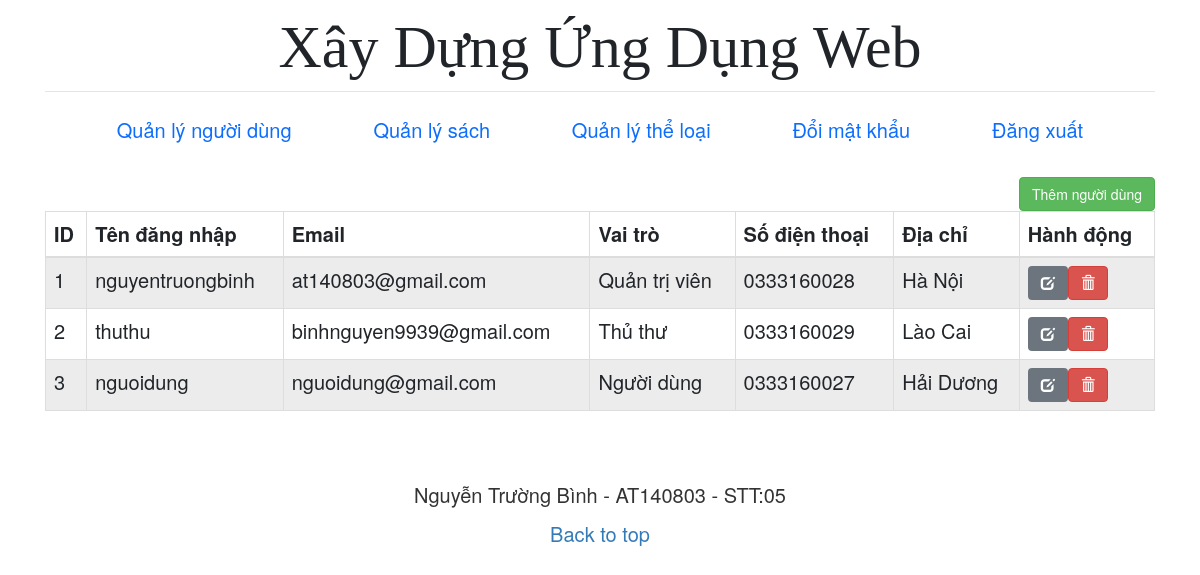
Page /users/index.php (signed in) on the earlier database version.
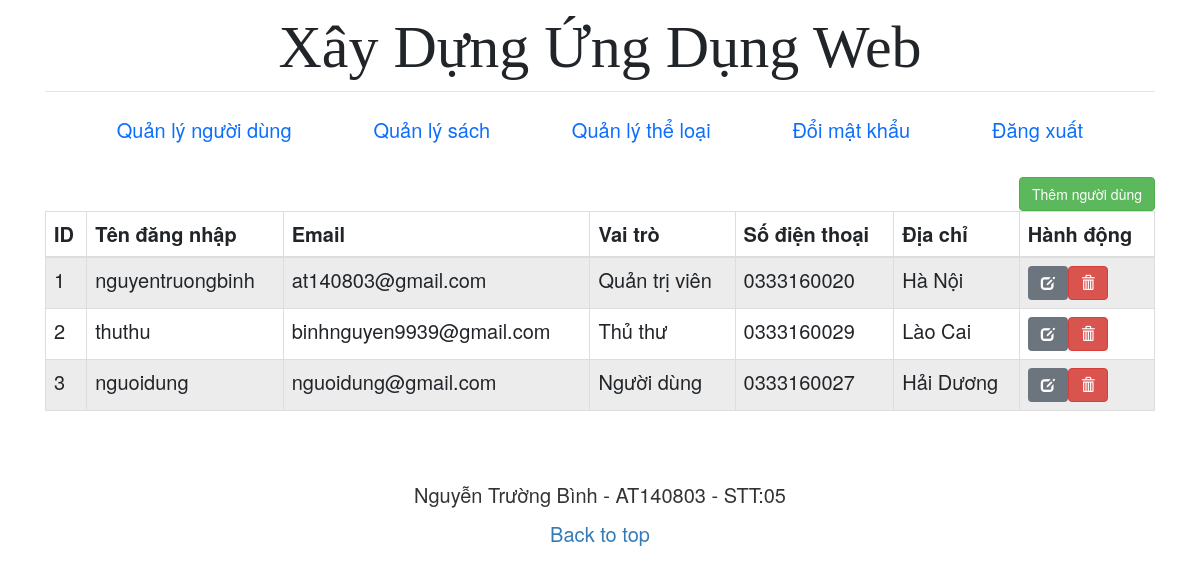
Same page on the later database version.
### tables this page shows
CREATE TABLE `users` (
  `id` int(11) NOT NULL,
  `role_id` int(11) NOT NULL DEFAULT 3,
  `username` varchar(50) NOT NULL,
  `email` varchar(50) NOT NULL,
  `password` varchar(50) NOT NULL,
  `phone` text NOT NULL,
  `address` text NOT NULL
);

### checkPermission.php (called while the page is built)
<?php
    function checkPermission($conn, $role_id, $permission_id){
        $sql ="SELECT * FROM roles_permissions
        LEFT JOIN users ON users.role_id = roles_permissions.role_id
        WHERE users.role_id = $role_id
        AND roles_permissions.perm_id = $permission_id";
        $result = mysqli_query($conn, $sql);
        $rows = mysqli_num_rows($result);
        if ($rows == 0) {
            return false;
        } else {
            return true;
        };
    }

### users/index.php (the view, shortened to what this page needs)
<?php include "../includes/header.php"; ?>
<?php
require_once("../libs/connection.php");
require_once("../checkPermission.php");
if (checkPermission($conn, $_SESSION['role_id'], 4)) {
?>
  <main class="container">
    <a href="create.php" class="btn btn-success pull-right">Thêm người dùng</a>
    <?php
    $sql = "SELECT * FROM users";
    if ($result = mysqli_query($conn, $sql)) {
      if (mysqli_num_rows($result) > 0) {
        echo "<table class='table table-bordered table-striped'>";
        echo "<thead>";
        echo "<tr>";
        echo "<th>ID</th>";
        echo "<th>Tên đăng nhập</th>";
        echo "<th>Email</th>";
        echo "<th>Vai trò</th>";
        echo "<th>Số điện thoại</th>";
        echo "<th>Địa chỉ</th>";
        echo "<th>Hành động</th>";
        echo "</tr>";
        echo "</thead>";
        echo "<tbody>";
        $i=1;
        while ($row = mysqli_fetch_array($result)) {
          echo "<tr>";
          echo "<td>" . $i++ . "</td>";
          echo "<td>" . $row['username'] . "</td>";
          echo "<td>" . $row['email'] . "</td>";
          if ($row['role_id'] == 1) {
            echo "<td> Quản trị viên </td>";
          } elseif ($row['role_id'] == 2) {
            echo "<td> Thủ thư </td>";
          } else {
            echo "<td> Người dùng </td>";
          }
          echo "<td>" . $row['phone'] . "</td>";
          echo "<td>" . $row['address'] . "</td>";
          echo "<td>";
          echo "<a href='edit.php?id=" . $row['id'] . "' class='btn btn-secondary'><span class='glyphicon glyphicon-edit'></span></a>";
          echo "<a href='delete.php?id=" . $row['id'] . "' class='btn btn-danger'><span class='glyphicon glyphicon-trash'></span></a>";
          echo "</td>";
          echo "</tr>";
        }
        echo "</tbody>";
        echo "</table>";
      } else {
        echo "<p class='lead'><em>Không tìm thấy bản ghi.</em></p>";
      }
    } else {
      echo "ERROR: Không thể thực thi $sql. " . mysqli_error($conn);
    }
    ?>
  </main>
<?php
} else {
  header('Location: ../403.php');
}
?>
<?php include "../includes/footer.php" ?>

Differences in the rows shown:
changed users "nguyentruongbinh": phone "0333160028" → "0333160020"
